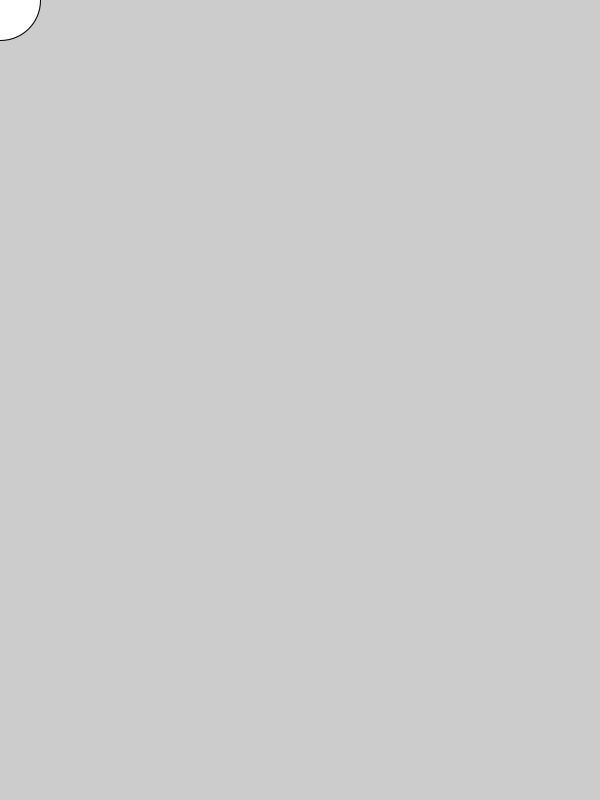
Frame 1 (no input)
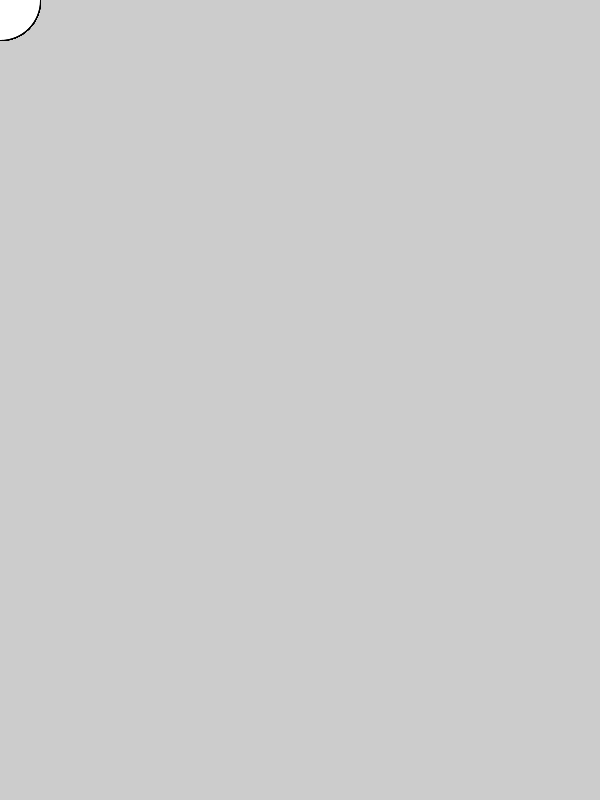
Frame 60 (the mouse pressed at the canvas centre just before this capture)
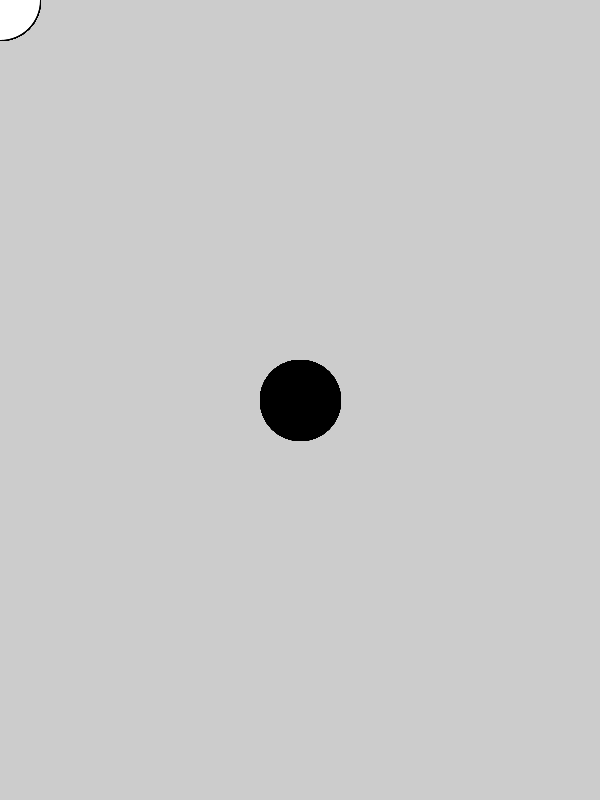
Frame 120 (the mouse held since frame 60 and released just before this capture)

The Processing sketch that drew these frames (run headless with seeded random() and noise(); from frame 60 on, the mouse is pressed at the canvas centre):

// Processing sketch: Shiela2
// ── Shiela2.pde
void setup(){
  size(600,800); 
}
void draw(){
 if(mousePressed){
   fill(0);
   
 }else{
   fill(255);
 }
 ellipse(mouseX,mouseY,80,80);
}
